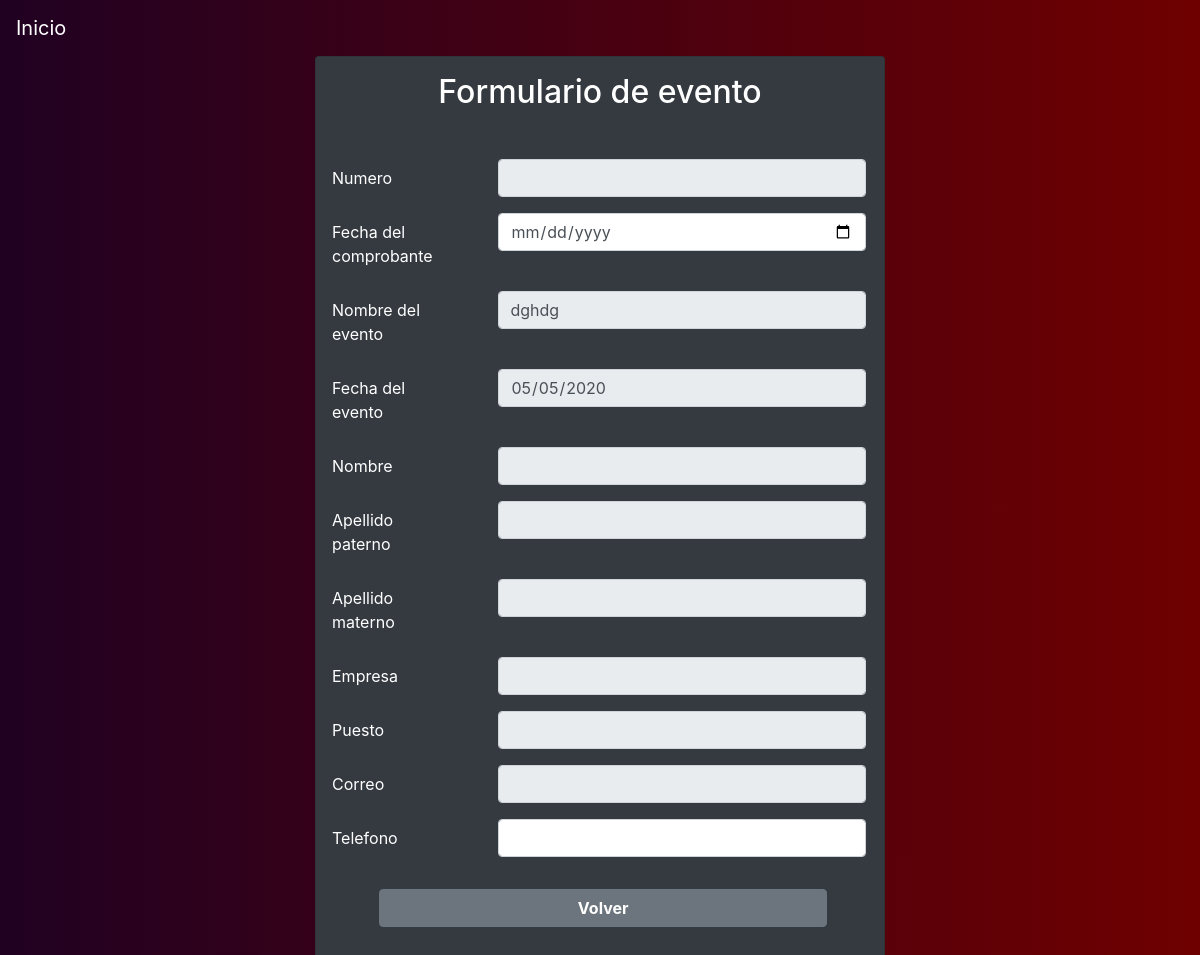
The app's page /comprobante-inactive/abcd@gmail.com/14/dghdg, older data.
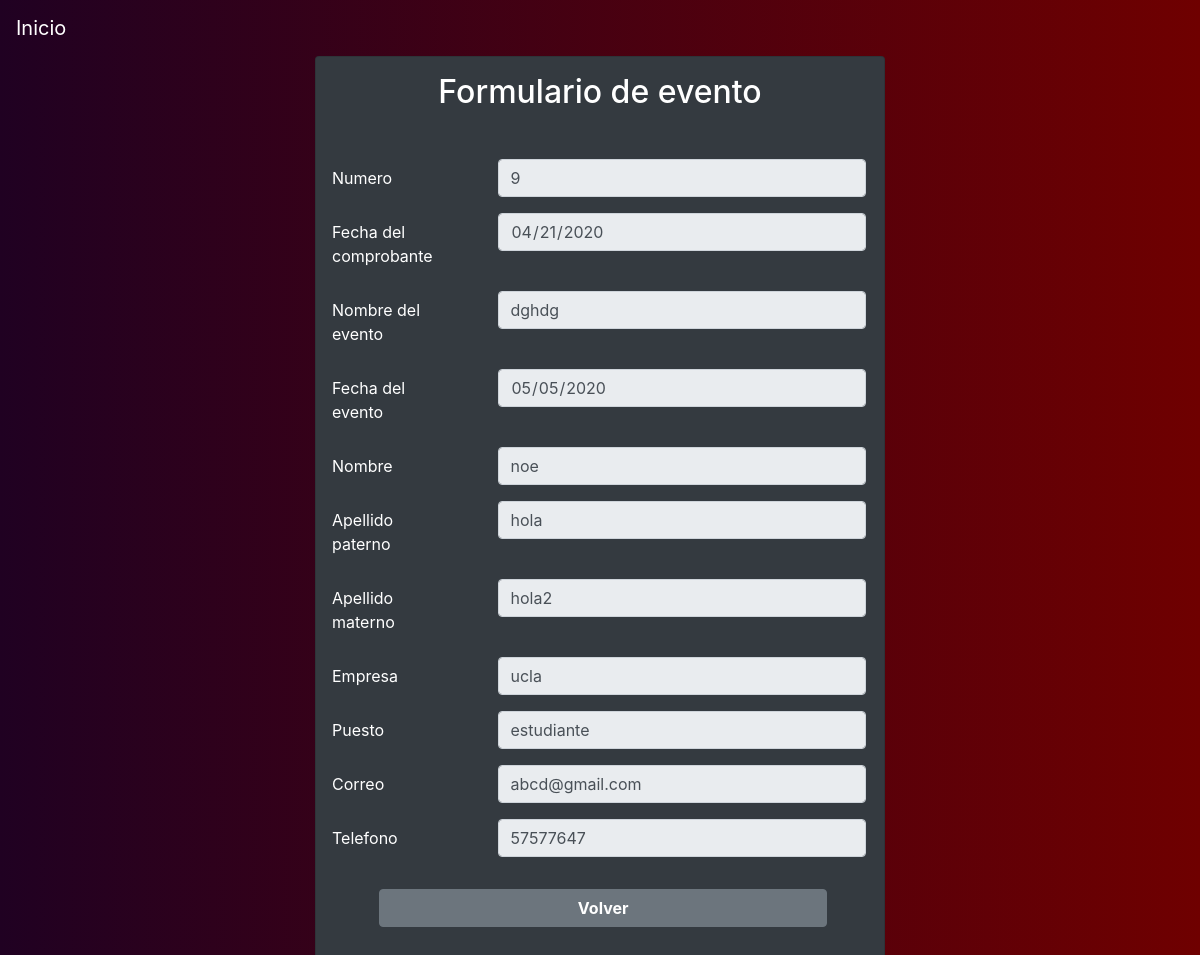
The same page, newer data.
### tables this page shows
CREATE TABLE Comprobante (
       id              integer      not null
        primary key autoincrement,
       fecha  date not null,
       estado text not null ,
       evento_id integer not null,
       participante_correo text not null,
       foreign key (evento_id) references Evento(id),
       foreign key (participante_correo) references Participante(correo)
);

CREATE TABLE "Participante"
(
	nombre text not null,
	apellido_paterno text not null,
	apellido_materno text not null,
	empresa text not null,
	puesto text not null,
	correo text not null,
	telefono text not null,
	evento_id integer not null
		references Evento (id),
	primary key (correo, evento_id)
);

### app.py (the view)
@app.route("/comprobante-inactive/<correo>/<id>/<name>")
def comprobante_inactive(correo, id, name):
    participante = query_db('SELECT * FROM Participante WHERE evento_id = ? and  correo = ? ', [id, correo], True)
    comprobante = query_db('SELECT * FROM Comprobante WHERE evento_id = ? and  participante_correo = ? ',
                           [id, correo], True)
    event = query_db('SELECT * FROM Evento WHERE id  = ?', [id], True)
    return render_template('comprobante_inactive.html', participante=participante,
                           comprobante=comprobante, event=event,
                           name=name, correo=correo, id=id)

### app.py (called while the page is built)
def make_dicts(cursor, row):
    return dict((cursor.description[idx][0], value)
                for idx, value in enumerate(row))

def get_db():
    db = getattr(g, '_database', None)
    if db is None:
        db = g._database = sqlite3.connect(DATABASE)
        db.row_factory = make_dicts
    return db

@app.teardown_appcontext
def close_connection(exception):
    db = getattr(g, '_database', None)
    if db is not None:
        db.close()

def query_db(query, args=(), one=False):
    cur = get_db().execute(query, args)
    rv = cur.fetchall()
    cur.close()
    return (rv[0] if rv else None) if one else rv

### templates/comprobante_inactive.html (shortened to what the changed rows need)
{% extends 'layout.html' %}
{% block body %}
<div class="container-fluid">
    <div class="bg-custom row align-items-center justify-content-center vh-100">
        <div class="col-md-6">
            <div class="card bg-dark">
                <div class="car-body text-white">
                    <h2 class="card-title text-center mt-3"> Formulario de evento</h2>
                    <form class="my-5">
                        <div class="form-group row">
                            <div class="col-sm-8">
                              <input type="text" name="name" class="form-control" id="comprobante-id"
                                     value="{{comprobante.id}}" readonly>
                            </div>
                        </div>
                        <div class="form-group row">
                            <div class="col-sm-8">
                              <input type="date" name="name" class="form-control" id="comprobante-fecha"
                                     value={{comprobante.fecha}} readonly>
                            </div>
                        </div>
                        <div class="form-group row">
                            <div class="col-sm-8">
                              <input type="text" name="name" class="form-control" id="nombre"
                                     value="{{participante.nombre}}" readonly>
                            </div>
                        </div>
                        <div class="form-group row">
                            <div class="col-sm-8">
                              <input type="text"  name="apellido_paterno" class="form-control" id="apellido-paterno"
                                     value="{{participante.apellido_paterno}}" readonly>
                            </div>
                        </div>
                        <div class="form-group row">
                            <div class="col-sm-8">
                              <input type="text"  name="apellido_materno" class="form-control" id="apellido-materno"
                                     value="{{participante.apellido_materno}}" readonly>
                            </div>
                        </div>
                        <div class="form-group row">
                            <div class="col-sm-8">
                              <input type="text"  name="empresa" class="form-control" id="empresa"
                                     value="{{participante.empresa}}" readonly>
                            </div>
                        </div>
                         <div class="form-group row">
                            <div class="col-sm-8">
                              <input type="text"  name="puesto" class="form-control" id="puesto"
                                     value="{{participante.puesto}}" readonly>
                            </div>
                        </div>
                        <div class="form-group row">
                            <div class="col-sm-8">
                              <input type="email"  name="correo" class="form-control" id="correo"
                                     value="{{participante.correo}}" readonly>
                            </div>
                        </div>
                        <div class="form-group row">
                            <div class="col-sm-8">
                              <input type="number" name="telefono" class="form-control" id="telefono" min="0"
                                     value={{participante.telefono}} readonly>
                            </div>
                        </div>
                    </form>
                </div>
            </div>
        </div>
    </div>
</div>
{% endblock %}

Row changes from the older to the newer data that the page shows:
added Comprobante: name "9", name "04/21/2020"
now on this page (row edited): Participante: name "noe", apellido_paterno "hola", apellido_materno "hola2", empresa "ucla", puesto "estudiante", correo "abcd@gmail.com", telefono "57577647"
